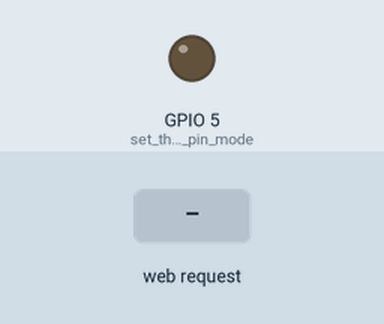
Bench run of a sketch on a simulated ESP32. Parts: output pins drawn as LEDs (lit = HIGH). Inputs (shaded band) come from the test bench. WiFi joins after 1.5 s; servers stay silent unless stated; what the sketch prints to the serial monitor is not drawn.

Above: at 2.7 s.
2.8 s: HTTP request GET /H received
At 4.9 s:
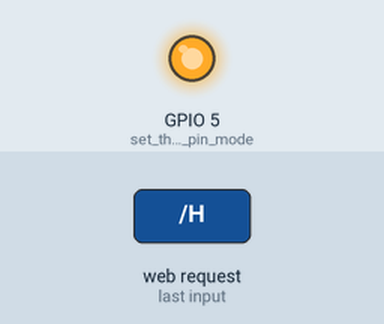
5.8 s: HTTP request GET /L received
At 8.0 s:
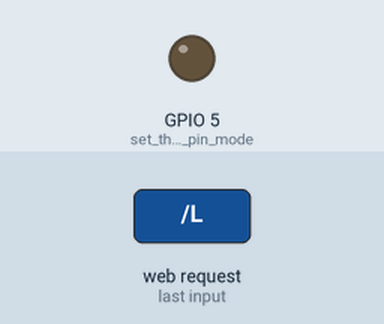
Timing chart, 0 to 9.5 s (numbered marks = the images above; inputs shaded):
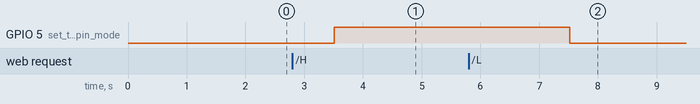

The sketch:

temp_monitoring_ESP32_Json_Demo.ino
```cpp
#include <WiFi.h>
#include <ArduinoJson.h>

int32_t rawData1 = 20;
int32_t rawData2 = 40;

const char* ssid     = "MICROTRON TECHNOLOGIES";
const char* password = "micro@440027";

WiFiServer server(80);

void setup(){

    Serial.begin(115200);
    pinMode(5, OUTPUT);      // set the LED pin mode

    delay(10);

    // We start by connecting to a WiFi network

    Serial.println();
    Serial.println();
    Serial.print("Connecting to ");
    Serial.println(ssid);
    WiFi.begin(ssid, password);

    while (WiFi.status() != WL_CONNECTED) {
        delay(500);
        Serial.print(".");
    }

    Serial.println("");
    Serial.println("WiFi connected.");
    Serial.println("IP address: ");
    Serial.println(WiFi.localIP());

    server.begin();
}

int value = 0;

void loop(){

  rawData1= rawData1 + 5;
  rawData2= rawData2 + 5;


  if(rawData1 >= 80 && rawData2 >= 120) {
    rawData1 = 20;
    rawData2 = 40;
  }

  delay(2000);

  StaticJsonDocument<256> dataJson;

  DynamicJsonDocument doc(1024);
  StaticJsonDocument<256> doc1;

  JsonObject json  = doc.createNestedObject("result");
  JsonObject nestedjson = doc1.createNestedObject();

  json["success"] = "1";
  json["errorMsg"] = "0";


  nestedjson["t1"] = rawData1;
  nestedjson["t2"] = rawData2;

  json["tempData"] = doc1;

  char out[128];
  serializeJson(json, out);

 WiFiClient client = server.available();

  if (client) {                             // if you get a client,
    Serial.println("New Client.");           // print a message out the serial port
    String currentLine = "";                // make a String to hold incoming data from the client
    while (client.connected()) {            // loop while the client's connected
      if (client.available()) {             // if there's bytes to read from the client,
        char c = client.read();             // read a byte, then
        Serial.write(c);                    // print it out the serial monitor
        if (c == '\n') {                    // if the byte is a newline character

          // if the current line is blank, you got two newline characters in a row.
          // that's the end of the client HTTP request, so send a response:
          if (currentLine.length() == 0) {
            // HTTP headers always start with a response code (e.g. HTTP/1.1 200 OK)
            // and a content-type so the client knows what's coming, then a blank line:
            client.println("HTTP/1.1 200 OK");
            client.println("Content-type:application/json");
            client.println();


                client.print(out);


            // the content of the HTTP response follows the header:

            // The HTTP response ends with another blank line:
            client.println();
            // break out of the while loop:
            break;
          } else {    // if you got a newline, then clear currentLine:
            currentLine = "";
          }
        } else if (c != '\r') {  // if you got anything else but a carriage return character,
          currentLine += c;      // add it to the end of the currentLine
        }

        // Check to see if the client request was "GET /H" or "GET /L":
        if (currentLine.endsWith("GET /H")) {
          digitalWrite(5, HIGH);               // GET /H turns the LED on
        }
        if (currentLine.endsWith("GET /L")) {
          digitalWrite(5, LOW);                // GET /L turns the LED off
        }
      }
    }
    // close the connection:
    client.stop();
    Serial.println("Client Disconnected.");
  }
}
```

Measured:
- after the input at 2.8 s, GPIO 5 (set_the_LED_pin_mode): LOW → HIGH after 0.71 s
- after the input at 5.8 s, GPIO 5 (set_the_LED_pin_mode): HIGH → LOW after 1.7 s
